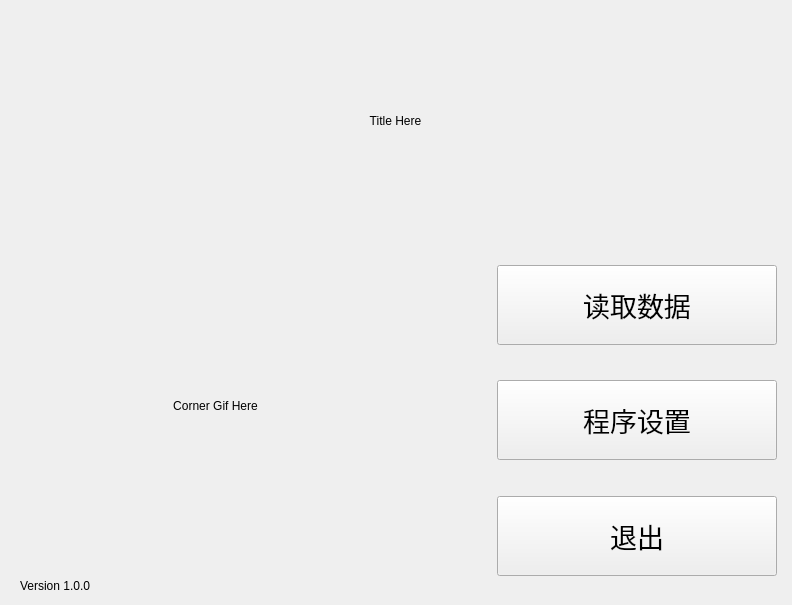
    <widget class="QWidget" name="Start">
     <property name="enabled">
      <bool>true</bool>
     </property>
     <property name="sizePolicy">
      <sizepolicy hsizetype="Preferred" vsizetype="Preferred">
       <horstretch>0</horstretch>
       <verstretch>0</verstretch>
      </sizepolicy>
     </property>
     <widget class="QLabel" name="TitlePic">
      <property name="geometry">
       <rect>
        <x>10</x>
        <y>10</y>
        <width>771</width>
        <height>221</height>
       </rect>
      </property>
      <property name="text">
       <string>Title Here</string>
      </property>
      <property name="scaledContents">
       <bool>true</bool>
      </property>
      <property name="alignment">
       <set>Qt::AlignCenter</set>
      </property>
     </widget>
     <widget class="QLabel" name="CornerPic">
      <property name="geometry">
       <rect>
        <x>30</x>
        <y>240</y>
        <width>371</width>
        <height>331</height>
       </rect>
      </property>
      <property name="text">
       <string>Corner Gif Here</string>
      </property>
      <property name="scaledContents">
       <bool>true</bool>
      </property>
      <property name="alignment">
       <set>Qt::AlignCenter</set>
      </property>
     </widget>
     <widget class="QLabel" name="VersionText">
      <property name="geometry">
       <rect>
        <x>20</x>
        <y>575</y>
        <width>371</width>
        <height>21</height>
       </rect>
      </property>
      <property name="text">
       <string>Version 1.0.0</string>
      </property>
     </widget>
     <widget class="QWidget" name="verticalLayoutWidget">
      <property name="geometry">
       <rect>
        <x>492</x>
        <y>250</y>
        <width>291</width>
        <height>341</height>
       </rect>
      </property>
      <layout class="QVBoxLayout" name="StartButtons">
       <item alignment="Qt::AlignHCenter|Qt::AlignVCenter">
        <widget class="QPushButton" name="ReadDataButton">
         <property name="sizePolicy">
          <sizepolicy hsizetype="Fixed" vsizetype="Fixed">
           <horstretch>0</horstretch>
           <verstretch>0</verstretch>
          </sizepolicy>
         </property>
         <property name="minimumSize">
          <size>
           <width>280</width>
           <height>80</height>
          </size>
         </property>
         <property name="font">
          <font>
           <family>黑体</family>
           <pointsize>20</pointsize>
           <bold>false</bold>
          </font>
         </property>
         <property name="text">
          <string>读取数据</string>
         </property>
        </widget>
       </item>
       <item alignment="Qt::AlignHCenter|Qt::AlignVCenter">
        <widget class="QPushButton" name="ProgramSettingButton">
         <property name="sizePolicy">
          <sizepolicy hsizetype="Fixed" vsizetype="Fixed">
           <horstretch>0</horstretch>
           <verstretch>0</verstretch>
          </sizepolicy>
         </property>
         <property name="minimumSize">
          <size>
           <width>280</width>
           <height>80</height>
          </size>
         </property>
         <property name="font">
          <font>
           <family>黑体</family>
           <pointsize>20</pointsize>
          </font>
         </property>
         <property name="text">
          <string>程序设置</string>
         </property>
        </widget>
       </item>
       <item alignment="Qt::AlignHCenter|Qt::AlignVCenter">
        <widget class="QPushButton" name="ExitButton">
         <property name="sizePolicy">
          <sizepolicy hsizetype="Fixed" vsizetype="Fixed">
           <horstretch>0</horstretch>
           <verstretch>0</verstretch>
          </sizepolicy>
         </property>
         <property name="minimumSize">
          <size>
           <width>280</width>
           <height>80</height>
          </size>
         </property>
         <property name="font">
          <font>
           <family>黑体</family>
           <pointsize>20</pointsize>
          </font>
         </property>
         <property name="text">
          <string>退出</string>
         </property>
        </widget>
       </item>
      </layout>
     </widget>
    </widget>
